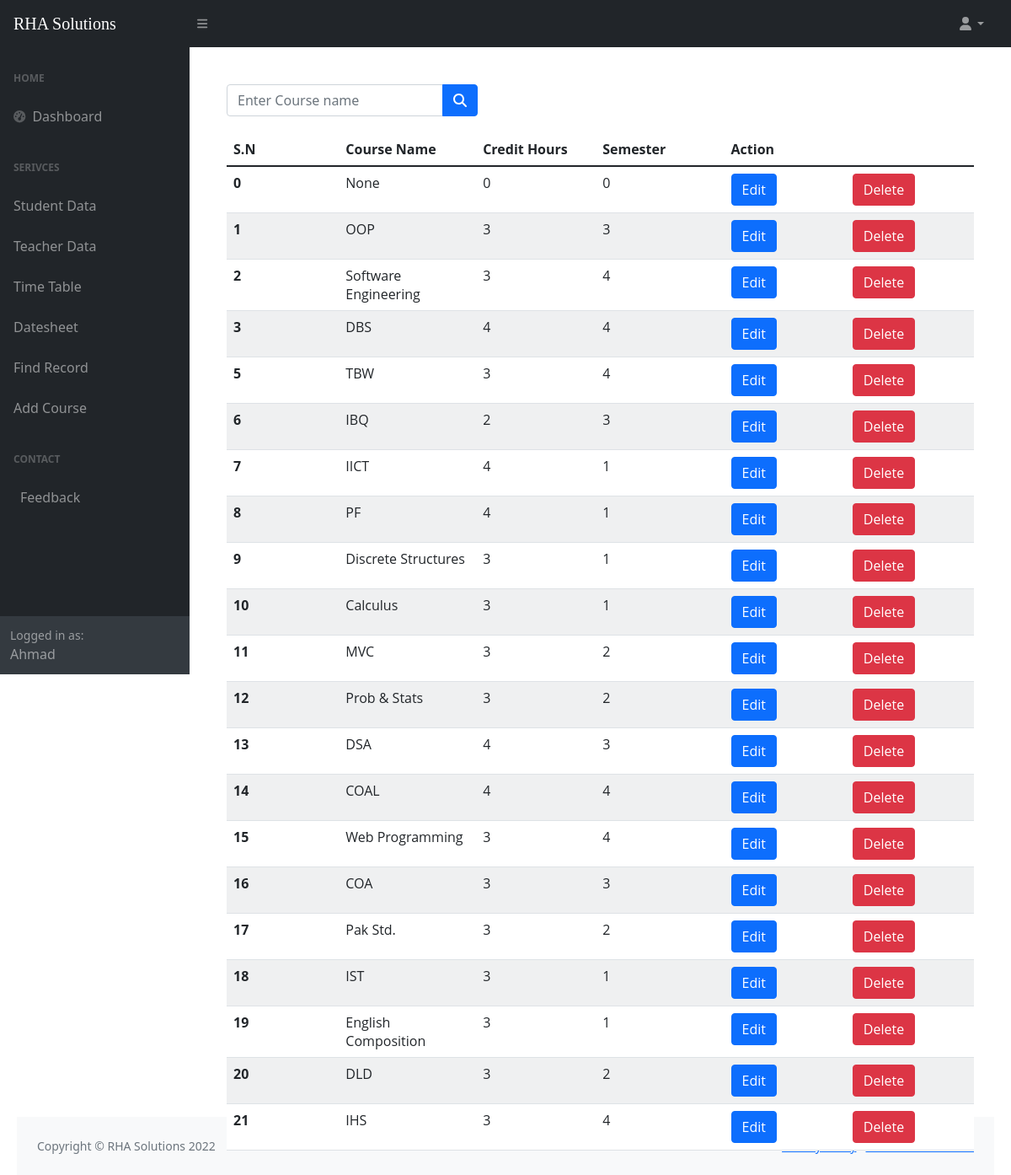
The page /display_course.php (signed in) on the database its author committed.
### tables this page shows
CREATE TABLE `course` (
  `c_id` int(3) NOT NULL,
  `c_name` varchar(100) NOT NULL,
  `crh` int(1) NOT NULL,
  `semester` int(1) NOT NULL
);

### display_course.php (the view, shortened to what this page needs)
<?php include 'connection.php';
if($_SESSION["fname"]) {
?>
<!DOCTYPE html>
<html lang="en">
<head>
    <link href="https://cdn.jsdelivr.net/npm/simple-datatables@latest/dist/style.css" rel="stylesheet" />
    <link href="css/styles.css" rel="stylesheet" />
</head>
<body class="sb-nav-fixed">
    <nav class="sb-topnav navbar navbar-expand navbar-dark bg-dark">
        <a class="navbar-brand ps-3" href="index.html">RHA Solutions</a>
        <button class="btn btn-link btn-sm order-1 order-lg-0 me-4 me-lg-0" id="sidebarToggle" href="#!"><i class="fas fa-bars"></i></button>
        <ul class="navbar-nav ms-auto ms-md-0 me-3 me-lg-4">
            <li class="nav-item dropdown">
                <a class="nav-link dropdown-toggle" id="navbarDropdown" href="#" role="button" data-bs-toggle="dropdown" aria-expanded="false"><i class="fas fa-user fa-fw"></i></a>
            </li>
        </ul>
    </nav>
    <div id="layoutSidenav">
        <div id="layoutSidenav_nav">
            <nav class="sb-sidenav accordion sb-sidenav-dark" id="sidenavAccordion">
                <div class="sb-sidenav-menu">
                    <div class="nav">
                        <div class="sb-sidenav-menu-heading">Home</div>
                        <a class="nav-link" href="index.php">
                            <div class="sb-nav-link-icon"><i class="fas fa-tachometer-alt"></i></div>
                            Dashboard
                        </a>
                        <div class="sb-sidenav-menu-heading">Serivces</div>
                        <a class="nav-link collapsed" href="assign_course.php">
                            Student Data
                        </a>
                        <a class="nav-link collapsed" href="assign_course.php">
                            Teacher Data
                        </a>
                        <a class="nav-link collapsed" href="timetable.html">
                            Time Table
                        </a>
                        <a class="nav-link collapsed" href="datesheet.html">
                            Datesheet
                        </a>
                        <a class="nav-link collapsed" href="database.html">
                            Find Record
                        </a>
                        <a class="nav-link collapsed" href="courses.html">
                            Add Course
                        </a>
                        <div class="sb-sidenav-menu-heading">Contact</div>
                        <a class="nav-link" href="feedback.html">
                            Feedback
                        </a>
                    </div>
                </div>
                <div class="sb-sidenav-footer">
                    <div class="small">Logged in as:</div>
                    <?php echo $_SESSION["fname"];?>
                </div>
            </nav>
        </div>
        <div id="layoutSidenav_content">
            <main>
                <div class="container-fluid px-4">
                <form action="search_course.php" method="GET" class="d-none d-md-inline-block form-inline ms-auto me-0 me-md-3 my-2 my-md-0">
                        <div style="margin-bottom: 20px;" class="input-group">
                            <input class="form-control" name="search" value="" type="text" placeholder="Enter Course name" />
                            <button class="btn btn-primary" id="std-search" type="submit"> <i class="fas fa-search"></i></button>
                        </div>
                    </form>
                    <table class="table">
                        <thead class="thead-dark">
                            <tr>
                                <th scope="col">S.N</th>
                                <th scope="col">Course Name</th>
                                <th scope="col">Credit Hours</th>
                                <th scope="col">Semester</th>
                                <th scope="col" colspan="2">Action</th>
                            </tr>
                        </thead>
                        <tbody>
                            <?php
                                $query = "SELECT * FROM  course";
                                $data = mysqli_query($conn, $query);
                                if ($data) {
                                    while ($row = mysqli_fetch_array($data)) {
                                        ?>
                                    <tr>
                                        <th scope="row"><?php echo $row['c_id']; ?></td>
                                        <td><?php echo $row['c_name']; ?></td>
                                        <td><?php echo $row['crh']; ?></td>
                                        <td><?php echo $row['semester']; ?></td>
                                        <td> <button type="button" class="btn btn-primary"><a style="color: white; text-decoration: none;" href="edit_course.php?c_id=<?php echo $row['c_id']; ?>">Edit</a></button></td>
                                        <td> <button type="button" class="btn btn-danger"> <a style="color: white; text-decoration: none;" onclick="return confirm('Are you sure, you want to delete?')" href="delete_course.php?c_id=<?php echo $row['c_id']; ?>">Delete</a></td>
                                    </tr>
                                    <?php
                                }
                            }
                             else {
                                ?>
                                <tr>
                                    <td>No Data Found</td>
                                </tr>
                                <?php
                            }
                            ?>
                        </tbody>
                    </table>
                </div>
        </div>
    </div>
    <footer class="py-4 bg-light mt-auto">
        <div class="container-fluid px-4">
            <div class="d-flex align-items-center justify-content-between small">
                <div class="text-muted">Copyright &copy; RHA Solutions 2022</div>
                <div>
                    <a href="#">Privacy Policy</a>
                    &middot;
                    <a href="#">Terms &amp; Conditions</a>
                </div>
            </div>
        </div>
    </footer>
    <?php
}
else {
    ?><h1>Please Login to continue.Press <a href="login.php">Here<a></h1><?php
}
 ?>
</body>
</html>

### rows shown on the page
course: c_id "0", c_name "None", crh "0", semester "0"
course: c_id "1", c_name "OOP", crh "3", semester "3"
course: c_id "2", c_name "Software Engineering", crh "3", semester "4"
course: c_id "3", c_name "DBS", crh "4", semester "4"
course: c_id "5", c_name "TBW", crh "3", semester "4"
course: c_id "6", c_name "IBQ", crh "2", semester "3"
course: c_id "7", c_name "IICT", crh "4", semester "1"
course: c_id "8", c_name "PF", crh "4", semester "1"
course: c_id "9", c_name "Discrete Structures", crh "3", semester "1"
course: c_id "10", c_name "Calculus", crh "3", semester "1"
course: c_id "11", c_name "MVC", crh "3", semester "2"
course: c_id "12", c_name "Prob & Stats", crh "3", semester "2"
course: c_id "13", c_name "DSA", crh "4", semester "3"
course: c_id "14", c_name "COAL", crh "4", semester "4"
course: c_id "15", c_name "Web Programming", crh "3", semester "4"
course: c_id "16", c_name "COA", crh "3", semester "3"
course: c_id "17", c_name "Pak Std.", crh "3", semester "2"
course: c_id "18", c_name "IST", crh "3", semester "1"
course: c_id "19", c_name "English Composition", crh "3", semester "1"
course: c_id "20", c_name "DLD", crh "3", semester "2"
course: c_id "21", c_name "IHS", crh "3", semester "4"

### other values the page prints
$_SESSION["fname"] "Ahmad"
